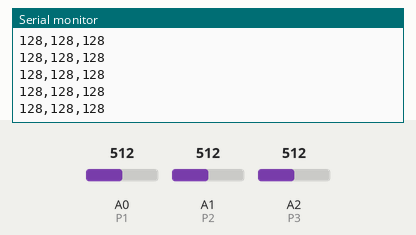
Recording of a sketch running on a simulated Arduino Uno, built with avr-gcc and run on an emulated ATmega328P. Shown: the last lines printed to the serial monitor. The test bench sets the inputs (shaded band); at power-on: A0 (P1) = 512, A1 (P2) = 512, A2 (P3) = 512.

Above: at 1.2 s.
1.3 s: A0 (P1) set to 418
At 1.52 s:
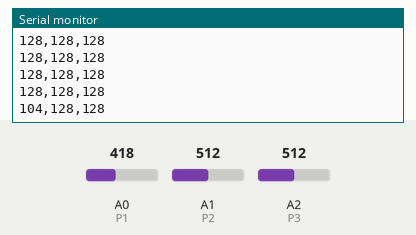
2.8 s: A0 (P1) set to 390
At 2.91 s:
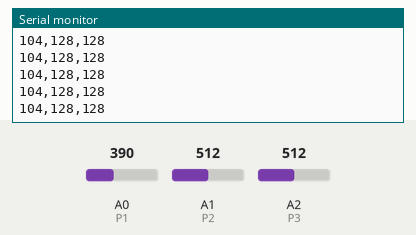
Timing chart, 0 to 5.8 s (numbered marks = the images above; inputs shaded):
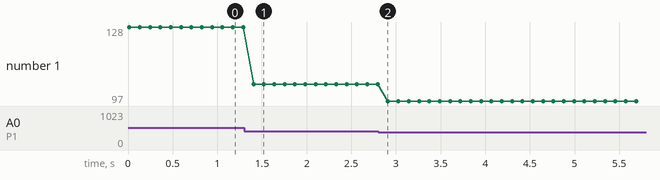

The sketch:

lightTracking_a.ino
```cpp
/**
 * This code was written
 * by a friend of mine.
 * Thank you Sir Harington,
 * the betrothed of
 * Lady Tavia.
 */

const int P1 = A0;
const int P2 = A1;
const int P3 = A2;

int P1value = 0;
int P2value = 0;
int P3value = 0;


void setup() {
  Serial.begin(9600);
}

String toSend = "";
void loop() {
  P1value = analogRead(P1)/4;
  delay(5);                 //the analog read function requires a few ms delay
  P2value = analogRead(P2)/4;
  delay(5);
  P3value = analogRead(P3)/4;
  delay(5);

  Serial.print(P1value);
  Serial.print(',');
  Serial.print(P2value);
  Serial.print(',');
  Serial.print(P3value);
  Serial.print('\n');

  delay(100);
}
```

Measured:
- after the input at 1.3 s, the serial monitor: prints a new line after 0.11 s (image 1)
- plotted number 1: 128 → 104 after the input at 1.3 s, 104 → 97 after the input at 2.8 s
